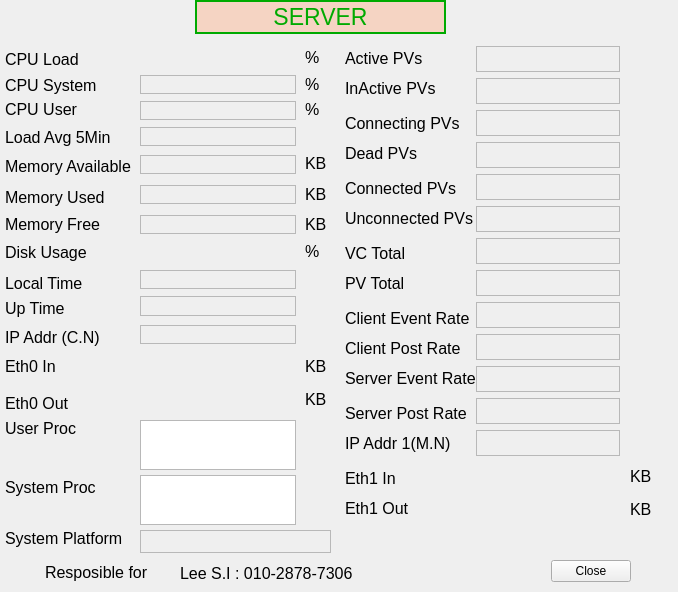
<ui version="4.0" >
 <class>Form</class>
 <widget class="QWidget" name="Form" >
  <property name="windowModality" >
   <enum>Qt::WindowModal</enum>
  </property>
  <property name="geometry" >
   <rect>
    <x>0</x>
    <y>0</y>
    <width>678</width>
    <height>592</height>
   </rect>
  </property>
  <property name="windowTitle" >
   <string>Form</string>
  </property>
  <widget class="QLabel" name="titleLabel" >
   <property name="geometry" >
    <rect>
     <x>195</x>
     <y>0</y>
     <width>251</width>
     <height>34</height>
    </rect>
   </property>
   <property name="palette" >
    <palette>
     <active>
      <colorrole role="WindowText" >
       <brush brushstyle="SolidPattern" >
        <color alpha="255" >
         <red>0</red>
         <green>170</green>
         <blue>0</blue>
        </color>
       </brush>
      </colorrole>
      <colorrole role="Base" >
       <brush brushstyle="SolidPattern" >
        <color alpha="255" >
         <red>255</red>
         <green>255</green>
         <blue>255</blue>
        </color>
       </brush>
      </colorrole>
      <colorrole role="Window" >
       <brush brushstyle="SolidPattern" >
        <color alpha="100" >
         <red>255</red>
         <green>170</green>
         <blue>127</blue>
        </color>
       </brush>
      </colorrole>
      <colorrole role="Shadow" >
       <brush brushstyle="SolidPattern" >
        <color alpha="255" >
         <red>0</red>
         <green>170</green>
         <blue>0</blue>
        </color>
       </brush>
      </colorrole>
     </active>
     <inactive>
      <colorrole role="WindowText" >
       <brush brushstyle="SolidPattern" >
        <color alpha="255" >
         <red>0</red>
         <green>170</green>
         <blue>0</blue>
        </color>
       </brush>
      </colorrole>
      <colorrole role="Base" >
       <brush brushstyle="SolidPattern" >
        <color alpha="255" >
         <red>255</red>
         <green>255</green>
         <blue>255</blue>
        </color>
       </brush>
      </colorrole>
      <colorrole role="Window" >
       <brush brushstyle="SolidPattern" >
        <color alpha="100" >
         <red>255</red>
         <green>170</green>
         <blue>127</blue>
        </color>
       </brush>
      </colorrole>
      <colorrole role="Shadow" >
       <brush brushstyle="SolidPattern" >
        <color alpha="255" >
         <red>0</red>
         <green>170</green>
         <blue>0</blue>
        </color>
       </brush>
      </colorrole>
     </inactive>
     <disabled>
      <colorrole role="WindowText" >
       <brush brushstyle="SolidPattern" >
        <color alpha="255" >
         <red>127</red>
         <green>125</green>
         <blue>123</blue>
        </color>
       </brush>
      </colorrole>
      <colorrole role="Base" >
       <brush brushstyle="SolidPattern" >
        <color alpha="100" >
         <red>255</red>
         <green>170</green>
         <blue>127</blue>
        </color>
       </brush>
      </colorrole>
      <colorrole role="Window" >
       <brush brushstyle="SolidPattern" >
        <color alpha="100" >
         <red>255</red>
         <green>170</green>
         <blue>127</blue>
        </color>
       </brush>
      </colorrole>
      <colorrole role="Shadow" >
       <brush brushstyle="SolidPattern" >
        <color alpha="255" >
         <red>0</red>
         <green>170</green>
         <blue>0</blue>
        </color>
       </brush>
      </colorrole>
     </disabled>
    </palette>
   </property>
   <property name="font" >
    <font>
     <pointsize>17</pointsize>
    </font>
   </property>
   <property name="autoFillBackground" >
    <bool>true</bool>
   </property>
   <property name="frameShape" >
    <enum>QFrame::WinPanel</enum>
   </property>
   <property name="text" >
    <string>SERVER</string>
   </property>
   <property name="alignment" >
    <set>Qt::AlignCenter</set>
   </property>
  </widget>
  <widget class="CALabel" name="caLabel" >
   <property name="geometry" >
    <rect>
     <x>140</x>
     <y>101</y>
     <width>156</width>
     <height>19</height>
    </rect>
   </property>
   <property name="font" >
    <font>
     <pointsize>12</pointsize>
    </font>
   </property>
   <property name="frameShape" >
    <enum>QFrame::StyledPanel</enum>
   </property>
   <property name="lineWidth" >
    <number>3</number>
   </property>
   <property name="alignment" >
    <set>Qt::AlignRight|Qt::AlignTrailing|Qt::AlignVCenter</set>
   </property>
   <property name="pvname" >
    <string>CPUUSER</string>
   </property>
   <property name="dmode" stdset="0" >
    <enum>CALabel::Double</enum>
   </property>
  </widget>
  <widget class="CALabel" name="caLabel_2" >
   <property name="geometry" >
    <rect>
     <x>140</x>
     <y>75</y>
     <width>156</width>
     <height>19</height>
    </rect>
   </property>
   <property name="font" >
    <font>
     <pointsize>12</pointsize>
    </font>
   </property>
   <property name="frameShape" >
    <enum>QFrame::StyledPanel</enum>
   </property>
   <property name="lineWidth" >
    <number>3</number>
   </property>
   <property name="alignment" >
    <set>Qt::AlignRight|Qt::AlignTrailing|Qt::AlignVCenter</set>
   </property>
   <property name="pvname" >
    <string>CPUSYSTEM</string>
   </property>
   <property name="dmode" stdset="0" >
    <enum>CALabel::Double</enum>
   </property>
  </widget>
  <widget class="CALabel" name="caLabel_3" >
   <property name="geometry" >
    <rect>
     <x>140</x>
     <y>127</y>
     <width>156</width>
     <height>19</height>
    </rect>
   </property>
   <property name="font" >
    <font>
     <pointsize>12</pointsize>
    </font>
   </property>
   <property name="frameShape" >
    <enum>QFrame::StyledPanel</enum>
   </property>
   <property name="lineWidth" >
    <number>3</number>
   </property>
   <property name="alignment" >
    <set>Qt::AlignRight|Qt::AlignTrailing|Qt::AlignVCenter</set>
   </property>
   <property name="pvname" >
    <string>LOAD5MIN</string>
   </property>
   <property name="dmode" stdset="0" >
    <enum>CALabel::Double</enum>
   </property>
  </widget>
  <widget class="CALabel" name="caLabel_4" >
   <property name="geometry" >
    <rect>
     <x>140</x>
     <y>155</y>
     <width>156</width>
     <height>19</height>
    </rect>
   </property>
   <property name="font" >
    <font>
     <pointsize>12</pointsize>
    </font>
   </property>
   <property name="frameShape" >
    <enum>QFrame::StyledPanel</enum>
   </property>
   <property name="lineWidth" >
    <number>3</number>
   </property>
   <property name="alignment" >
    <set>Qt::AlignRight|Qt::AlignTrailing|Qt::AlignVCenter</set>
   </property>
   <property name="pvname" >
    <string>MEMAV</string>
   </property>
   <property name="dmode" stdset="0" >
    <enum>CALabel::Int</enum>
   </property>
  </widget>
  <widget class="CALabel" name="caLabel_5" >
   <property name="geometry" >
    <rect>
     <x>140</x>
     <y>185</y>
     <width>156</width>
     <height>19</height>
    </rect>
   </property>
   <property name="font" >
    <font>
     <pointsize>12</pointsize>
    </font>
   </property>
   <property name="frameShape" >
    <enum>QFrame::StyledPanel</enum>
   </property>
   <property name="lineWidth" >
    <number>3</number>
   </property>
   <property name="alignment" >
    <set>Qt::AlignRight|Qt::AlignTrailing|Qt::AlignVCenter</set>
   </property>
   <property name="pvname" >
    <string>MEMUSED</string>
   </property>
   <property name="dmode" stdset="0" >
    <enum>CALabel::Int</enum>
   </property>
  </widget>
  <widget class="CALabel" name="caLabel_6" >
   <property name="geometry" >
    <rect>
     <x>140</x>
     <y>215</y>
     <width>156</width>
     <height>19</height>
    </rect>
   </property>
   <property name="font" >
    <font>
     <pointsize>12</pointsize>
    </font>
   </property>
   <property name="frameShape" >
    <enum>QFrame::StyledPanel</enum>
   </property>
   <property name="lineWidth" >
    <number>3</number>
   </property>
   <property name="alignment" >
    <set>Qt::AlignRight|Qt::AlignTrailing|Qt::AlignVCenter</set>
   </property>
   <property name="pvname" >
    <string>MEMFREE</string>
   </property>
   <property name="dmode" stdset="0" >
    <enum>CALabel::Int</enum>
   </property>
  </widget>
  <widget class="CALabel" name="caLabel_8" >
   <property name="geometry" >
    <rect>
     <x>140</x>
     <y>270</y>
     <width>156</width>
     <height>19</height>
    </rect>
   </property>
   <property name="font" >
    <font>
     <pointsize>12</pointsize>
    </font>
   </property>
   <property name="frameShape" >
    <enum>QFrame::StyledPanel</enum>
   </property>
   <property name="lineWidth" >
    <number>3</number>
   </property>
   <property name="alignment" >
    <set>Qt::AlignRight|Qt::AlignTrailing|Qt::AlignVCenter</set>
   </property>
   <property name="pvname" >
    <string>TIME</string>
   </property>
   <property name="dmode" stdset="0" >
    <enum>CALabel::Choice</enum>
   </property>
   <property name="dbrequest" stdset="0" >
    <enum>CALabel::DBRGSTR</enum>
   </property>
  </widget>
  <widget class="CALabel" name="caLabel_9" >
   <property name="geometry" >
    <rect>
     <x>140</x>
     <y>296</y>
     <width>156</width>
     <height>20</height>
    </rect>
   </property>
   <property name="font" >
    <font>
     <pointsize>12</pointsize>
    </font>
   </property>
   <property name="frameShape" >
    <enum>QFrame::StyledPanel</enum>
   </property>
   <property name="lineWidth" >
    <number>3</number>
   </property>
   <property name="alignment" >
    <set>Qt::AlignRight|Qt::AlignTrailing|Qt::AlignVCenter</set>
   </property>
   <property name="pvname" >
    <string>UPTIME</string>
   </property>
   <property name="dmode" stdset="0" >
    <enum>CALabel::Choice</enum>
   </property>
   <property name="dbrequest" stdset="0" >
    <enum>CALabel::DBRGSTR</enum>
   </property>
  </widget>
  <widget class="CALabel" name="caLabel_10" >
   <property name="geometry" >
    <rect>
     <x>140</x>
     <y>325</y>
     <width>156</width>
     <height>19</height>
    </rect>
   </property>
   <property name="font" >
    <font>
     <pointsize>12</pointsize>
    </font>
   </property>
   <property name="frameShape" >
    <enum>QFrame::StyledPanel</enum>
   </property>
   <property name="lineWidth" >
    <number>3</number>
   </property>
   <property name="alignment" >
    <set>Qt::AlignRight|Qt::AlignTrailing|Qt::AlignVCenter</set>
   </property>
   <property name="pvname" >
    <string>IPADDR</string>
   </property>
   <property name="dmode" stdset="0" >
    <enum>CALabel::Choice</enum>
   </property>
   <property name="dbrequest" stdset="0" >
    <enum>CALabel::DBRGSTR</enum>
   </property>
  </widget>
  <widget class="CADisplayer" name="CADisplayer_2" >
   <property name="geometry" >
    <rect>
     <x>140</x>
     <y>240</y>
     <width>155</width>
     <height>24</height>
    </rect>
   </property>
   <property name="font" >
    <font>
     <pointsize>12</pointsize>
    </font>
   </property>
   <property name="autoFillBackground" >
    <bool>false</bool>
   </property>
   <property name="nuformat" stdset="0" >
    <enum>CADisplayer::RealOne</enum>
   </property>
   <property name="pvname" >
    <string>DISKUSAGE</string>
   </property>
  </widget>
  <widget class="CADisplayer" name="CADisplayer_3" >
   <property name="geometry" >
    <rect>
     <x>140</x>
     <y>355</y>
     <width>155</width>
     <height>24</height>
    </rect>
   </property>
   <property name="font" >
    <font>
     <pointsize>12</pointsize>
    </font>
   </property>
   <property name="autoFillBackground" >
    <bool>false</bool>
   </property>
   <property name="nuformat" stdset="0" >
    <enum>CADisplayer::RealOne</enum>
   </property>
   <property name="pvname" >
    <string>ETH_0_IN</string>
   </property>
  </widget>
  <widget class="CADisplayer" name="CADisplayer_4" >
   <property name="geometry" >
    <rect>
     <x>140</x>
     <y>390</y>
     <width>155</width>
     <height>24</height>
    </rect>
   </property>
   <property name="font" >
    <font>
     <pointsize>12</pointsize>
    </font>
   </property>
   <property name="autoFillBackground" >
    <bool>false</bool>
   </property>
   <property name="nuformat" stdset="0" >
    <enum>CADisplayer::RealOne</enum>
   </property>
   <property name="pvname" >
    <string>ETH_0_OUT</string>
   </property>
  </widget>
  <widget class="CALabel" name="caLabel_11" >
   <property name="geometry" >
    <rect>
     <x>140</x>
     <y>530</y>
     <width>191</width>
     <height>23</height>
    </rect>
   </property>
   <property name="font" >
    <font>
     <pointsize>10</pointsize>
    </font>
   </property>
   <property name="frameShape" >
    <enum>QFrame::StyledPanel</enum>
   </property>
   <property name="lineWidth" >
    <number>3</number>
   </property>
   <property name="alignment" >
    <set>Qt::AlignRight|Qt::AlignTrailing|Qt::AlignVCenter</set>
   </property>
   <property name="pvname" >
    <string>RELEASE</string>
   </property>
   <property name="dmode" stdset="0" >
    <enum>CALabel::Choice</enum>
   </property>
   <property name="dbrequest" stdset="0" >
    <enum>CALabel::DBRGSTR</enum>
   </property>
  </widget>
  <widget class="CALabel" name="caLabel_12" >
   <property name="geometry" >
    <rect>
     <x>140</x>
     <y>530</y>
     <width>119</width>
     <height>23</height>
    </rect>
   </property>
   <property name="font" >
    <font>
     <pointsize>10</pointsize>
    </font>
   </property>
   <property name="frameShape" >
    <enum>QFrame::NoFrame</enum>
   </property>
   <property name="lineWidth" >
    <number>3</number>
   </property>
   <property name="alignment" >
    <set>Qt::AlignLeading|Qt::AlignLeft|Qt::AlignVCenter</set>
   </property>
   <property name="pvname" >
    <string>SYSNAME</string>
   </property>
   <property name="dmode" stdset="0" >
    <enum>CALabel::Choice</enum>
   </property>
   <property name="dbrequest" stdset="0" >
    <enum>CALabel::DBRGSTR</enum>
   </property>
  </widget>
  <widget class="CADisplayer" name="CADisplayer" >
   <property name="geometry" >
    <rect>
     <x>140</x>
     <y>45</y>
     <width>155</width>
     <height>24</height>
    </rect>
   </property>
   <property name="font" >
    <font>
     <pointsize>12</pointsize>
    </font>
   </property>
   <property name="autoFillBackground" >
    <bool>false</bool>
   </property>
   <property name="nuformat" stdset="0" >
    <enum>CADisplayer::RealOne</enum>
   </property>
   <property name="pvname" >
    <string>LOAD</string>
   </property>
  </widget>
  <widget class="CAListBox" name="caListBox" >
   <property name="geometry" >
    <rect>
     <x>140</x>
     <y>420</y>
     <width>156</width>
     <height>50</height>
    </rect>
   </property>
   <property name="pvname" >
    <string>USER_PROC</string>
   </property>
   <property name="cmode" stdset="0" >
    <enum>CAListBox::User</enum>
   </property>
  </widget>
  <widget class="CAListBox" name="caListBox_2" >
   <property name="geometry" >
    <rect>
     <x>140</x>
     <y>475</y>
     <width>156</width>
     <height>50</height>
    </rect>
   </property>
   <property name="pvname" >
    <string>SYS_PROC</string>
   </property>
   <property name="cmode" stdset="0" >
    <enum>CAListBox::System</enum>
   </property>
  </widget>
  <widget class="QLabel" name="label_18" >
   <property name="geometry" >
    <rect>
     <x>45</x>
     <y>559</y>
     <width>128</width>
     <height>26</height>
    </rect>
   </property>
   <property name="font" >
    <font>
     <pointsize>12</pointsize>
    </font>
   </property>
   <property name="text" >
    <string>Resposible for</string>
   </property>
  </widget>
  <widget class="QLabel" name="label" >
   <property name="geometry" >
    <rect>
     <x>5</x>
     <y>46</y>
     <width>128</width>
     <height>26</height>
    </rect>
   </property>
   <property name="font" >
    <font>
     <pointsize>12</pointsize>
    </font>
   </property>
   <property name="text" >
    <string>CPU Load</string>
   </property>
  </widget>
  <widget class="QLabel" name="label_11" >
   <property name="geometry" >
    <rect>
     <x>5</x>
     <y>295</y>
     <width>128</width>
     <height>26</height>
    </rect>
   </property>
   <property name="font" >
    <font>
     <pointsize>12</pointsize>
    </font>
   </property>
   <property name="text" >
    <string>Up Time</string>
   </property>
  </widget>
  <widget class="QLabel" name="label_12" >
   <property name="geometry" >
    <rect>
     <x>5</x>
     <y>325</y>
     <width>128</width>
     <height>25</height>
    </rect>
   </property>
   <property name="font" >
    <font>
     <pointsize>12</pointsize>
    </font>
   </property>
   <property name="text" >
    <string>IP Addr (C.N)</string>
   </property>
  </widget>
  <widget class="QLabel" name="label_13" >
   <property name="geometry" >
    <rect>
     <x>5</x>
     <y>354</y>
     <width>128</width>
     <height>25</height>
    </rect>
   </property>
   <property name="font" >
    <font>
     <pointsize>12</pointsize>
    </font>
   </property>
   <property name="text" >
    <string>Eth0 In</string>
   </property>
  </widget>
  <widget class="QLabel" name="label_14" >
   <property name="geometry" >
    <rect>
     <x>5</x>
     <y>390</y>
     <width>128</width>
     <height>26</height>
    </rect>
   </property>
   <property name="font" >
    <font>
     <pointsize>12</pointsize>
    </font>
   </property>
   <property name="text" >
    <string>Eth0 Out</string>
   </property>
  </widget>
  <widget class="QLabel" name="label_9" >
   <property name="windowModality" >
    <enum>Qt::WindowModal</enum>
   </property>
   <property name="geometry" >
    <rect>
     <x>5</x>
     <y>239</y>
     <width>128</width>
     <height>26</height>
    </rect>
   </property>
   <property name="font" >
    <font>
     <pointsize>12</pointsize>
    </font>
   </property>
   <property name="text" >
    <string>Disk Usage</string>
   </property>
  </widget>
  <widget class="QLabel" name="label_10" >
   <property name="geometry" >
    <rect>
     <x>5</x>
     <y>270</y>
     <width>128</width>
     <height>26</height>
    </rect>
   </property>
   <property name="font" >
    <font>
     <pointsize>12</pointsize>
    </font>
   </property>
   <property name="text" >
    <string>Local Time</string>
   </property>
  </widget>
  <widget class="QLabel" name="label_2" >
   <property name="geometry" >
    <rect>
     <x>5</x>
     <y>72</y>
     <width>128</width>
     <height>26</height>
    </rect>
   </property>
   <property name="font" >
    <font>
     <pointsize>12</pointsize>
    </font>
   </property>
   <property name="text" >
    <string>CPU System</string>
   </property>
  </widget>
  <widget class="QLabel" name="label_3" >
   <property name="geometry" >
    <rect>
     <x>5</x>
     <y>97</y>
     <width>128</width>
     <height>25</height>
    </rect>
   </property>
   <property name="font" >
    <font>
     <pointsize>12</pointsize>
    </font>
   </property>
   <property name="text" >
    <string>CPU User</string>
   </property>
  </widget>
  <widget class="QLabel" name="label_5" >
   <property name="geometry" >
    <rect>
     <x>5</x>
     <y>124</y>
     <width>128</width>
     <height>26</height>
    </rect>
   </property>
   <property name="font" >
    <font>
     <pointsize>12</pointsize>
    </font>
   </property>
   <property name="text" >
    <string>Load Avg 5Min</string>
   </property>
  </widget>
  <widget class="QLabel" name="label_6" >
   <property name="geometry" >
    <rect>
     <x>5</x>
     <y>153</y>
     <width>128</width>
     <height>26</height>
    </rect>
   </property>
   <property name="font" >
    <font>
     <pointsize>12</pointsize>
    </font>
   </property>
   <property name="text" >
    <string>Memory Available</string>
   </property>
  </widget>
  <widget class="QLabel" name="label_7" >
   <property name="geometry" >
    <rect>
     <x>5</x>
     <y>184</y>
     <width>128</width>
     <height>26</height>
    </rect>
   </property>
   <property name="font" >
    <font>
     <pointsize>12</pointsize>
    </font>
   </property>
   <property name="text" >
    <string>Memory Used</string>
   </property>
  </widget>
  <widget class="QLabel" name="label_8" >
   <property name="geometry" >
    <rect>
     <x>5</x>
     <y>212</y>
     <width>128</width>
     <height>25</height>
    </rect>
   </property>
   <property name="font" >
    <font>
     <pointsize>12</pointsize>
    </font>
   </property>
   <property name="text" >
    <string>Memory Free</string>
   </property>
  </widget>
  <widget class="QLabel" name="label_15" >
   <property name="geometry" >
    <rect>
     <x>5</x>
     <y>415</y>
     <width>128</width>
     <height>26</height>
    </rect>
   </property>
   <property name="font" >
    <font>
     <pointsize>12</pointsize>
    </font>
   </property>
   <property name="text" >
    <string>User Proc</string>
   </property>
  </widget>
  <widget class="QLabel" name="label_16" >
   <property name="geometry" >
    <rect>
     <x>5</x>
     <y>475</y>
     <width>128</width>
     <height>25</height>
    </rect>
   </property>
   <property name="font" >
    <font>
     <pointsize>12</pointsize>
    </font>
   </property>
   <property name="text" >
    <string>System Proc</string>
   </property>
  </widget>
  <widget class="QLabel" name="label_17" >
   <property name="geometry" >
    <rect>
     <x>5</x>
     <y>525</y>
     <width>128</width>
     <height>26</height>
    </rect>
   </property>
   <property name="font" >
    <font>
     <pointsize>12</pointsize>
    </font>
   </property>
   <property name="text" >
    <string>System Platform</string>
   </property>
  </widget>
  <widget class="QLabel" name="label_33" >
   <property name="geometry" >
    <rect>
     <x>305</x>
     <y>445</y>
     <width>24</width>
     <height>23</height>
    </rect>
   </property>
   <property name="font" >
    <font>
     <pointsize>12</pointsize>
    </font>
   </property>
   <property name="text" >
    <string/>
   </property>
  </widget>
  <widget class="QLabel" name="label_27" >
   <property name="geometry" >
    <rect>
     <x>305</x>
     <y>274</y>
     <width>24</width>
     <height>23</height>
    </rect>
   </property>
   <property name="font" >
    <font>
     <pointsize>12</pointsize>
    </font>
   </property>
   <property name="text" >
    <string/>
   </property>
  </widget>
  <widget class="QLabel" name="label_35" >
   <property name="geometry" >
    <rect>
     <x>305</x>
     <y>502</y>
     <width>24</width>
     <height>23</height>
    </rect>
   </property>
   <property name="font" >
    <font>
     <pointsize>12</pointsize>
    </font>
   </property>
   <property name="text" >
    <string/>
   </property>
  </widget>
  <widget class="QLabel" name="label_28" >
   <property name="geometry" >
    <rect>
     <x>305</x>
     <y>303</y>
     <width>24</width>
     <height>22</height>
    </rect>
   </property>
   <property name="font" >
    <font>
     <pointsize>12</pointsize>
    </font>
   </property>
   <property name="text" >
    <string/>
   </property>
  </widget>
  <widget class="QLabel" name="label_19" >
   <property name="geometry" >
    <rect>
     <x>305</x>
     <y>46</y>
     <width>24</width>
     <height>23</height>
    </rect>
   </property>
   <property name="font" >
    <font>
     <pointsize>12</pointsize>
    </font>
   </property>
   <property name="text" >
    <string>%</string>
   </property>
  </widget>
  <widget class="QLabel" name="label_22" >
   <property name="geometry" >
    <rect>
     <x>305</x>
     <y>132</y>
     <width>24</width>
     <height>22</height>
    </rect>
   </property>
   <property name="font" >
    <font>
     <pointsize>12</pointsize>
    </font>
   </property>
   <property name="text" >
    <string/>
   </property>
  </widget>
  <widget class="QLabel" name="label_29" >
   <property name="geometry" >
    <rect>
     <x>305</x>
     <y>331</y>
     <width>24</width>
     <height>23</height>
    </rect>
   </property>
   <property name="font" >
    <font>
     <pointsize>12</pointsize>
    </font>
   </property>
   <property name="text" >
    <string/>
   </property>
  </widget>
  <widget class="QLabel" name="label_32" >
   <property name="geometry" >
    <rect>
     <x>305</x>
     <y>417</y>
     <width>24</width>
     <height>22</height>
    </rect>
   </property>
   <property name="font" >
    <font>
     <pointsize>12</pointsize>
    </font>
   </property>
   <property name="text" >
    <string/>
   </property>
  </widget>
  <widget class="QLabel" name="label_34" >
   <property name="geometry" >
    <rect>
     <x>305</x>
     <y>474</y>
     <width>24</width>
     <height>22</height>
    </rect>
   </property>
   <property name="font" >
    <font>
     <pointsize>12</pointsize>
    </font>
   </property>
   <property name="text" >
    <string/>
   </property>
  </widget>
  <widget class="QLabel" name="label_30" >
   <property name="geometry" >
    <rect>
     <x>305</x>
     <y>355</y>
     <width>24</width>
     <height>22</height>
    </rect>
   </property>
   <property name="font" >
    <font>
     <pointsize>12</pointsize>
    </font>
   </property>
   <property name="text" >
    <string>KB</string>
   </property>
  </widget>
  <widget class="QLabel" name="label_31" >
   <property name="geometry" >
    <rect>
     <x>305</x>
     <y>388</y>
     <width>24</width>
     <height>23</height>
    </rect>
   </property>
   <property name="font" >
    <font>
     <pointsize>12</pointsize>
    </font>
   </property>
   <property name="text" >
    <string>KB</string>
   </property>
  </widget>
  <widget class="QLabel" name="label_26" >
   <property name="geometry" >
    <rect>
     <x>305</x>
     <y>240</y>
     <width>24</width>
     <height>22</height>
    </rect>
   </property>
   <property name="font" >
    <font>
     <pointsize>12</pointsize>
    </font>
   </property>
   <property name="text" >
    <string>%</string>
   </property>
  </widget>
  <widget class="QLabel" name="label_25" >
   <property name="geometry" >
    <rect>
     <x>305</x>
     <y>214</y>
     <width>24</width>
     <height>20</height>
    </rect>
   </property>
   <property name="font" >
    <font>
     <pointsize>12</pointsize>
    </font>
   </property>
   <property name="text" >
    <string>KB</string>
   </property>
  </widget>
  <widget class="QLabel" name="label_24" >
   <property name="geometry" >
    <rect>
     <x>305</x>
     <y>183</y>
     <width>24</width>
     <height>22</height>
    </rect>
   </property>
   <property name="font" >
    <font>
     <pointsize>12</pointsize>
    </font>
   </property>
   <property name="text" >
    <string>KB</string>
   </property>
  </widget>
  <widget class="QLabel" name="label_23" >
   <property name="geometry" >
    <rect>
     <x>305</x>
     <y>152</y>
     <width>24</width>
     <height>23</height>
    </rect>
   </property>
   <property name="font" >
    <font>
     <pointsize>12</pointsize>
    </font>
   </property>
   <property name="text" >
    <string>KB</string>
   </property>
  </widget>
  <widget class="QLabel" name="label_21" >
   <property name="geometry" >
    <rect>
     <x>305</x>
     <y>98</y>
     <width>24</width>
     <height>23</height>
    </rect>
   </property>
   <property name="font" >
    <font>
     <pointsize>12</pointsize>
    </font>
   </property>
   <property name="text" >
    <string>%</string>
   </property>
  </widget>
  <widget class="QLabel" name="label_20" >
   <property name="geometry" >
    <rect>
     <x>305</x>
     <y>73</y>
     <width>24</width>
     <height>22</height>
    </rect>
   </property>
   <property name="font" >
    <font>
     <pointsize>12</pointsize>
    </font>
   </property>
   <property name="text" >
    <string>%</string>
   </property>
  </widget>
  <widget class="QLabel" name="label_36" >
   <property name="geometry" >
    <rect>
     <x>180</x>
     <y>560</y>
     <width>176</width>
     <height>26</height>
    </rect>
   </property>
   <property name="font" >
    <font>
     <pointsize>12</pointsize>
    </font>
   </property>
   <property name="text" >
    <string>Lee S.I : 010-2878-7306</string>
   </property>
  </widget>
  <widget class="QLabel" name="label_4" >
   <property name="geometry" >
    <rect>
     <x>345</x>
     <y>45</y>
     <width>130</width>
     <height>26</height>
    </rect>
   </property>
   <property name="font" >
    <font>
     <pointsize>12</pointsize>
    </font>
   </property>
   <property name="text" >
    <string>Active PVs</string>
   </property>
  </widget>
  <widget class="QLabel" name="label_37" >
   <property name="geometry" >
    <rect>
     <x>345</x>
     <y>75</y>
     <width>130</width>
     <height>27</height>
    </rect>
   </property>
   <property name="font" >
    <font>
     <pointsize>12</pointsize>
    </font>
   </property>
   <property name="text" >
    <string>InActive PVs</string>
   </property>
  </widget>
  <widget class="QLabel" name="label_38" >
   <property name="geometry" >
    <rect>
     <x>345</x>
     <y>110</y>
     <width>130</width>
     <height>26</height>
    </rect>
   </property>
   <property name="font" >
    <font>
     <pointsize>12</pointsize>
    </font>
   </property>
   <property name="text" >
    <string>Connecting PVs</string>
   </property>
  </widget>
  <widget class="QLabel" name="label_39" >
   <property name="geometry" >
    <rect>
     <x>345</x>
     <y>140</y>
     <width>130</width>
     <height>26</height>
    </rect>
   </property>
   <property name="font" >
    <font>
     <pointsize>12</pointsize>
    </font>
   </property>
   <property name="text" >
    <string>Dead PVs</string>
   </property>
  </widget>
  <widget class="QLabel" name="label_40" >
   <property name="geometry" >
    <rect>
     <x>345</x>
     <y>175</y>
     <width>130</width>
     <height>27</height>
    </rect>
   </property>
   <property name="font" >
    <font>
     <pointsize>12</pointsize>
    </font>
   </property>
   <property name="text" >
    <string>Connected PVs</string>
   </property>
  </widget>
  <widget class="QLabel" name="label_41" >
   <property name="geometry" >
    <rect>
     <x>345</x>
     <y>205</y>
     <width>130</width>
     <height>26</height>
    </rect>
   </property>
   <property name="font" >
    <font>
     <pointsize>12</pointsize>
    </font>
   </property>
   <property name="text" >
    <string>Unconnected PVs</string>
   </property>
  </widget>
  <widget class="QLabel" name="label_42" >
   <property name="geometry" >
    <rect>
     <x>345</x>
     <y>240</y>
     <width>130</width>
     <height>26</height>
    </rect>
   </property>
   <property name="font" >
    <font>
     <pointsize>12</pointsize>
    </font>
   </property>
   <property name="text" >
    <string>VC Total</string>
   </property>
  </widget>
  <widget class="QLabel" name="label_43" >
   <property name="geometry" >
    <rect>
     <x>345</x>
     <y>270</y>
     <width>130</width>
     <height>27</height>
    </rect>
   </property>
   <property name="font" >
    <font>
     <pointsize>12</pointsize>
    </font>
   </property>
   <property name="text" >
    <string>PV Total</string>
   </property>
  </widget>
  <widget class="QLabel" name="label_44" >
   <property name="geometry" >
    <rect>
     <x>345</x>
     <y>305</y>
     <width>130</width>
     <height>26</height>
    </rect>
   </property>
   <property name="font" >
    <font>
     <pointsize>12</pointsize>
    </font>
   </property>
   <property name="text" >
    <string>Client Event Rate</string>
   </property>
  </widget>
  <widget class="QLabel" name="label_45" >
   <property name="geometry" >
    <rect>
     <x>345</x>
     <y>335</y>
     <width>130</width>
     <height>26</height>
    </rect>
   </property>
   <property name="font" >
    <font>
     <pointsize>12</pointsize>
    </font>
   </property>
   <property name="text" >
    <string>Client Post Rate</string>
   </property>
  </widget>
  <widget class="QLabel" name="label_46" >
   <property name="geometry" >
    <rect>
     <x>345</x>
     <y>400</y>
     <width>130</width>
     <height>26</height>
    </rect>
   </property>
   <property name="font" >
    <font>
     <pointsize>12</pointsize>
    </font>
   </property>
   <property name="text" >
    <string>Server Post Rate</string>
   </property>
  </widget>
  <widget class="QLabel" name="label_47" >
   <property name="geometry" >
    <rect>
     <x>345</x>
     <y>365</y>
     <width>130</width>
     <height>27</height>
    </rect>
   </property>
   <property name="font" >
    <font>
     <pointsize>12</pointsize>
    </font>
   </property>
   <property name="text" >
    <string>Server Event Rate</string>
   </property>
  </widget>
  <widget class="QLabel" name="label_48" >
   <property name="geometry" >
    <rect>
     <x>345</x>
     <y>430</y>
     <width>130</width>
     <height>26</height>
    </rect>
   </property>
   <property name="font" >
    <font>
     <pointsize>12</pointsize>
    </font>
   </property>
   <property name="text" >
    <string>IP Addr 1(M.N)</string>
   </property>
  </widget>
  <widget class="CALabel" name="caLabel_13" >
   <property name="geometry" >
    <rect>
     <x>476</x>
     <y>430</y>
     <width>144</width>
     <height>26</height>
    </rect>
   </property>
   <property name="font" >
    <font>
     <pointsize>12</pointsize>
    </font>
   </property>
   <property name="frameShape" >
    <enum>QFrame::StyledPanel</enum>
   </property>
   <property name="lineWidth" >
    <number>3</number>
   </property>
   <property name="alignment" >
    <set>Qt::AlignRight|Qt::AlignTrailing|Qt::AlignVCenter</set>
   </property>
   <property name="pvname" >
    <string>IPADDR_3</string>
   </property>
   <property name="dmode" stdset="0" >
    <enum>CALabel::Choice</enum>
   </property>
   <property name="dbrequest" stdset="0" >
    <enum>CALabel::DBRGSTR</enum>
   </property>
  </widget>
  <widget class="CADisplayer" name="CADisplayer_5" >
   <property name="geometry" >
    <rect>
     <x>476</x>
     <y>494</y>
     <width>144</width>
     <height>26</height>
    </rect>
   </property>
   <property name="font" >
    <font>
     <pointsize>12</pointsize>
    </font>
   </property>
   <property name="autoFillBackground" >
    <bool>false</bool>
   </property>
   <property name="nuformat" stdset="0" >
    <enum>CADisplayer::RealOne</enum>
   </property>
   <property name="pvname" >
    <string>ETH_1_OUT</string>
   </property>
  </widget>
  <widget class="CADisplayer" name="CADisplayer_6" >
   <property name="geometry" >
    <rect>
     <x>476</x>
     <y>462</y>
     <width>144</width>
     <height>26</height>
    </rect>
   </property>
   <property name="font" >
    <font>
     <pointsize>12</pointsize>
    </font>
   </property>
   <property name="autoFillBackground" >
    <bool>false</bool>
   </property>
   <property name="nuformat" stdset="0" >
    <enum>CADisplayer::RealOne</enum>
   </property>
   <property name="pvname" >
    <string>ETH_1_IN</string>
   </property>
  </widget>
  <widget class="QLabel" name="label_49" >
   <property name="geometry" >
    <rect>
     <x>345</x>
     <y>495</y>
     <width>130</width>
     <height>26</height>
    </rect>
   </property>
   <property name="font" >
    <font>
     <pointsize>12</pointsize>
    </font>
   </property>
   <property name="text" >
    <string>Eth1 Out</string>
   </property>
  </widget>
  <widget class="QLabel" name="label_50" >
   <property name="geometry" >
    <rect>
     <x>345</x>
     <y>465</y>
     <width>130</width>
     <height>27</height>
    </rect>
   </property>
   <property name="font" >
    <font>
     <pointsize>12</pointsize>
    </font>
   </property>
   <property name="text" >
    <string>Eth1 In</string>
   </property>
  </widget>
  <widget class="QLabel" name="label_54" >
   <property name="geometry" >
    <rect>
     <x>630</x>
     <y>498</y>
     <width>24</width>
     <height>23</height>
    </rect>
   </property>
   <property name="font" >
    <font>
     <pointsize>12</pointsize>
    </font>
   </property>
   <property name="text" >
    <string>KB</string>
   </property>
  </widget>
  <widget class="QLabel" name="label_55" >
   <property name="geometry" >
    <rect>
     <x>630</x>
     <y>465</y>
     <width>24</width>
     <height>22</height>
    </rect>
   </property>
   <property name="font" >
    <font>
     <pointsize>12</pointsize>
    </font>
   </property>
   <property name="text" >
    <string>KB</string>
   </property>
  </widget>
  <widget class="CALabel" name="caLabel_7" >
   <property name="geometry" >
    <rect>
     <x>476</x>
     <y>78</y>
     <width>144</width>
     <height>26</height>
    </rect>
   </property>
   <property name="font" >
    <font>
     <pointsize>12</pointsize>
    </font>
   </property>
   <property name="frameShape" >
    <enum>QFrame::StyledPanel</enum>
   </property>
   <property name="lineWidth" >
    <number>3</number>
   </property>
   <property name="alignment" >
    <set>Qt::AlignRight|Qt::AlignTrailing|Qt::AlignVCenter</set>
   </property>
   <property name="pvname" >
    <string>inactive</string>
   </property>
   <property name="dmode" stdset="0" >
    <enum>CALabel::Int</enum>
   </property>
  </widget>
  <widget class="CALabel" name="caLabel_15" >
   <property name="geometry" >
    <rect>
     <x>476</x>
     <y>46</y>
     <width>144</width>
     <height>26</height>
    </rect>
   </property>
   <property name="font" >
    <font>
     <pointsize>12</pointsize>
    </font>
   </property>
   <property name="frameShape" >
    <enum>QFrame::StyledPanel</enum>
   </property>
   <property name="lineWidth" >
    <number>3</number>
   </property>
   <property name="alignment" >
    <set>Qt::AlignRight|Qt::AlignTrailing|Qt::AlignVCenter</set>
   </property>
   <property name="pvname" >
    <string>active</string>
   </property>
   <property name="dmode" stdset="0" >
    <enum>CALabel::Int</enum>
   </property>
  </widget>
  <widget class="CALabel" name="caLabel_16" >
   <property name="geometry" >
    <rect>
     <x>476</x>
     <y>110</y>
     <width>144</width>
     <height>26</height>
    </rect>
   </property>
   <property name="font" >
    <font>
     <pointsize>12</pointsize>
    </font>
   </property>
   <property name="frameShape" >
    <enum>QFrame::StyledPanel</enum>
   </property>
   <property name="lineWidth" >
    <number>3</number>
   </property>
   <property name="alignment" >
    <set>Qt::AlignRight|Qt::AlignTrailing|Qt::AlignVCenter</set>
   </property>
   <property name="pvname" >
    <string>connecting</string>
   </property>
   <property name="dmode" stdset="0" >
    <enum>CALabel::Int</enum>
   </property>
  </widget>
  <widget class="CALabel" name="caLabel_17" >
   <property name="geometry" >
    <rect>
     <x>476</x>
     <y>174</y>
     <width>144</width>
     <height>26</height>
    </rect>
   </property>
   <property name="font" >
    <font>
     <pointsize>12</pointsize>
    </font>
   </property>
   <property name="frameShape" >
    <enum>QFrame::StyledPanel</enum>
   </property>
   <property name="lineWidth" >
    <number>3</number>
   </property>
   <property name="alignment" >
    <set>Qt::AlignRight|Qt::AlignTrailing|Qt::AlignVCenter</set>
   </property>
   <property name="pvname" >
    <string>connected</string>
   </property>
   <property name="dmode" stdset="0" >
    <enum>CALabel::Int</enum>
   </property>
  </widget>
  <widget class="CALabel" name="caLabel_18" >
   <property name="geometry" >
    <rect>
     <x>476</x>
     <y>206</y>
     <width>144</width>
     <height>26</height>
    </rect>
   </property>
   <property name="font" >
    <font>
     <pointsize>12</pointsize>
    </font>
   </property>
   <property name="frameShape" >
    <enum>QFrame::StyledPanel</enum>
   </property>
   <property name="lineWidth" >
    <number>3</number>
   </property>
   <property name="alignment" >
    <set>Qt::AlignRight|Qt::AlignTrailing|Qt::AlignVCenter</set>
   </property>
   <property name="pvname" >
    <string>unconnected</string>
   </property>
   <property name="dmode" stdset="0" >
    <enum>CALabel::Int</enum>
   </property>
  </widget>
  <widget class="CALabel" name="caLabel_19" >
   <property name="geometry" >
    <rect>
     <x>476</x>
     <y>142</y>
     <width>144</width>
     <height>26</height>
    </rect>
   </property>
   <property name="font" >
    <font>
     <pointsize>12</pointsize>
    </font>
   </property>
   <property name="frameShape" >
    <enum>QFrame::StyledPanel</enum>
   </property>
   <property name="lineWidth" >
    <number>3</number>
   </property>
   <property name="alignment" >
    <set>Qt::AlignRight|Qt::AlignTrailing|Qt::AlignVCenter</set>
   </property>
   <property name="pvname" >
    <string>dead</string>
   </property>
   <property name="dmode" stdset="0" >
    <enum>CALabel::Int</enum>
   </property>
  </widget>
  <widget class="CALabel" name="caLabel_20" >
   <property name="geometry" >
    <rect>
     <x>476</x>
     <y>270</y>
     <width>144</width>
     <height>26</height>
    </rect>
   </property>
   <property name="font" >
    <font>
     <pointsize>12</pointsize>
    </font>
   </property>
   <property name="frameShape" >
    <enum>QFrame::StyledPanel</enum>
   </property>
   <property name="lineWidth" >
    <number>3</number>
   </property>
   <property name="alignment" >
    <set>Qt::AlignRight|Qt::AlignTrailing|Qt::AlignVCenter</set>
   </property>
   <property name="pvname" >
    <string>pvtotal</string>
   </property>
   <property name="dmode" stdset="0" >
    <enum>CALabel::Int</enum>
   </property>
  </widget>
  <widget class="CALabel" name="caLabel_21" >
   <property name="geometry" >
    <rect>
     <x>476</x>
     <y>238</y>
     <width>144</width>
     <height>26</height>
    </rect>
   </property>
   <property name="font" >
    <font>
     <pointsize>12</pointsize>
    </font>
   </property>
   <property name="frameShape" >
    <enum>QFrame::StyledPanel</enum>
   </property>
   <property name="lineWidth" >
    <number>3</number>
   </property>
   <property name="alignment" >
    <set>Qt::AlignRight|Qt::AlignTrailing|Qt::AlignVCenter</set>
   </property>
   <property name="pvname" >
    <string>vctotal</string>
   </property>
   <property name="dmode" stdset="0" >
    <enum>CALabel::Int</enum>
   </property>
  </widget>
  <widget class="CALabel" name="caLabel_22" >
   <property name="geometry" >
    <rect>
     <x>476</x>
     <y>302</y>
     <width>144</width>
     <height>26</height>
    </rect>
   </property>
   <property name="font" >
    <font>
     <pointsize>12</pointsize>
    </font>
   </property>
   <property name="frameShape" >
    <enum>QFrame::StyledPanel</enum>
   </property>
   <property name="lineWidth" >
    <number>3</number>
   </property>
   <property name="alignment" >
    <set>Qt::AlignRight|Qt::AlignTrailing|Qt::AlignVCenter</set>
   </property>
   <property name="pvname" >
    <string>clientEventRate</string>
   </property>
   <property name="dmode" stdset="0" >
    <enum>CALabel::Double</enum>
   </property>
  </widget>
  <widget class="CALabel" name="caLabel_23" >
   <property name="geometry" >
    <rect>
     <x>476</x>
     <y>366</y>
     <width>144</width>
     <height>26</height>
    </rect>
   </property>
   <property name="font" >
    <font>
     <pointsize>12</pointsize>
    </font>
   </property>
   <property name="frameShape" >
    <enum>QFrame::StyledPanel</enum>
   </property>
   <property name="lineWidth" >
    <number>3</number>
   </property>
   <property name="alignment" >
    <set>Qt::AlignRight|Qt::AlignTrailing|Qt::AlignVCenter</set>
   </property>
   <property name="pvname" >
    <string>serverEventRate</string>
   </property>
   <property name="dmode" stdset="0" >
    <enum>CALabel::Double</enum>
   </property>
  </widget>
  <widget class="CALabel" name="caLabel_24" >
   <property name="geometry" >
    <rect>
     <x>476</x>
     <y>334</y>
     <width>144</width>
     <height>26</height>
    </rect>
   </property>
   <property name="font" >
    <font>
     <pointsize>12</pointsize>
    </font>
   </property>
   <property name="frameShape" >
    <enum>QFrame::StyledPanel</enum>
   </property>
   <property name="lineWidth" >
    <number>3</number>
   </property>
   <property name="alignment" >
    <set>Qt::AlignRight|Qt::AlignTrailing|Qt::AlignVCenter</set>
   </property>
   <property name="pvname" >
    <string>clientPostRate</string>
   </property>
   <property name="dmode" stdset="0" >
    <enum>CALabel::Double</enum>
   </property>
  </widget>
  <widget class="CALabel" name="caLabel_25" >
   <property name="geometry" >
    <rect>
     <x>476</x>
     <y>398</y>
     <width>144</width>
     <height>26</height>
    </rect>
   </property>
   <property name="font" >
    <font>
     <pointsize>12</pointsize>
    </font>
   </property>
   <property name="frameShape" >
    <enum>QFrame::StyledPanel</enum>
   </property>
   <property name="lineWidth" >
    <number>3</number>
   </property>
   <property name="alignment" >
    <set>Qt::AlignRight|Qt::AlignTrailing|Qt::AlignVCenter</set>
   </property>
   <property name="pvname" >
    <string>serverPostRate</string>
   </property>
   <property name="dmode" stdset="0" >
    <enum>CALabel::Double</enum>
   </property>
  </widget>
  <widget class="QDialogButtonBox" name="buttonBox" >
   <property name="geometry" >
    <rect>
     <x>465</x>
     <y>555</y>
     <width>166</width>
     <height>32</height>
    </rect>
   </property>
   <property name="standardButtons" >
    <set>QDialogButtonBox::Close</set>
   </property>
  </widget>
 </widget>
 <customwidgets>
  <customwidget>
   <class>CADisplayer</class>
   <extends>QWidget</extends>
   <header>caDisplayer.h</header>
  </customwidget>
  <customwidget>
   <class>CALabel</class>
   <extends>QLabel</extends>
   <header>caLabel.h</header>
  </customwidget>
  <customwidget>
   <class>CAListBox</class>
   <extends>QListWidget</extends>
   <header>caListBox.h</header>
  </customwidget>
 </customwidgets>
 <resources/>
 <connections>
  <connection>
   <sender>buttonBox</sender>
   <signal>clicked(QAbstractButton*)</signal>
   <receiver>Form</receiver>
   <slot>close()</slot>
   <hints>
    <hint type="sourcelabel" >
     <x>605</x>
     <y>569</y>
    </hint>
    <hint type="destinationlabel" >
     <x>648</x>
     <y>570</y>
    </hint>
   </hints>
  </connection>
 </connections>
 <designerdata>
  <property name="gridDeltaX" >
   <number>5</number>
  </property>
  <property name="gridDeltaY" >
   <number>5</number>
  </property>
  <property name="gridSnapX" >
   <bool>true</bool>
  </property>
  <property name="gridSnapY" >
   <bool>true</bool>
  </property>
  <property name="gridVisible" >
   <bool>true</bool>
  </property>
 </designerdata>
</ui>
